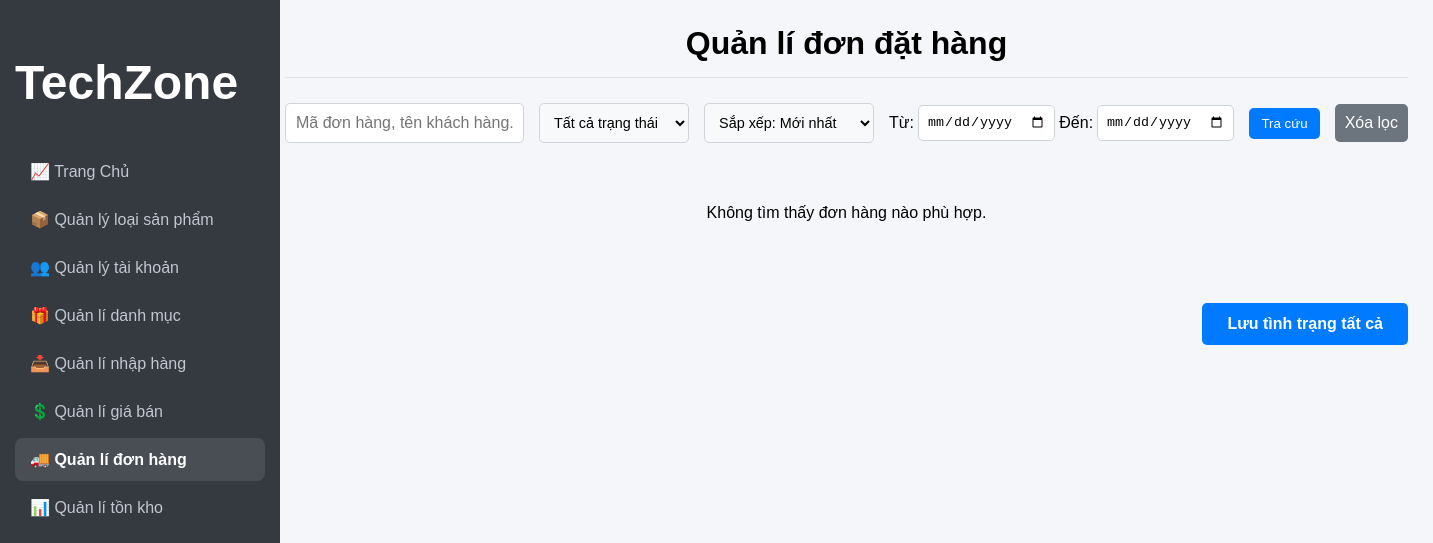
Before: /Admin/quanlidonhang/quanlidonhang.php (signed in) with the older database file.
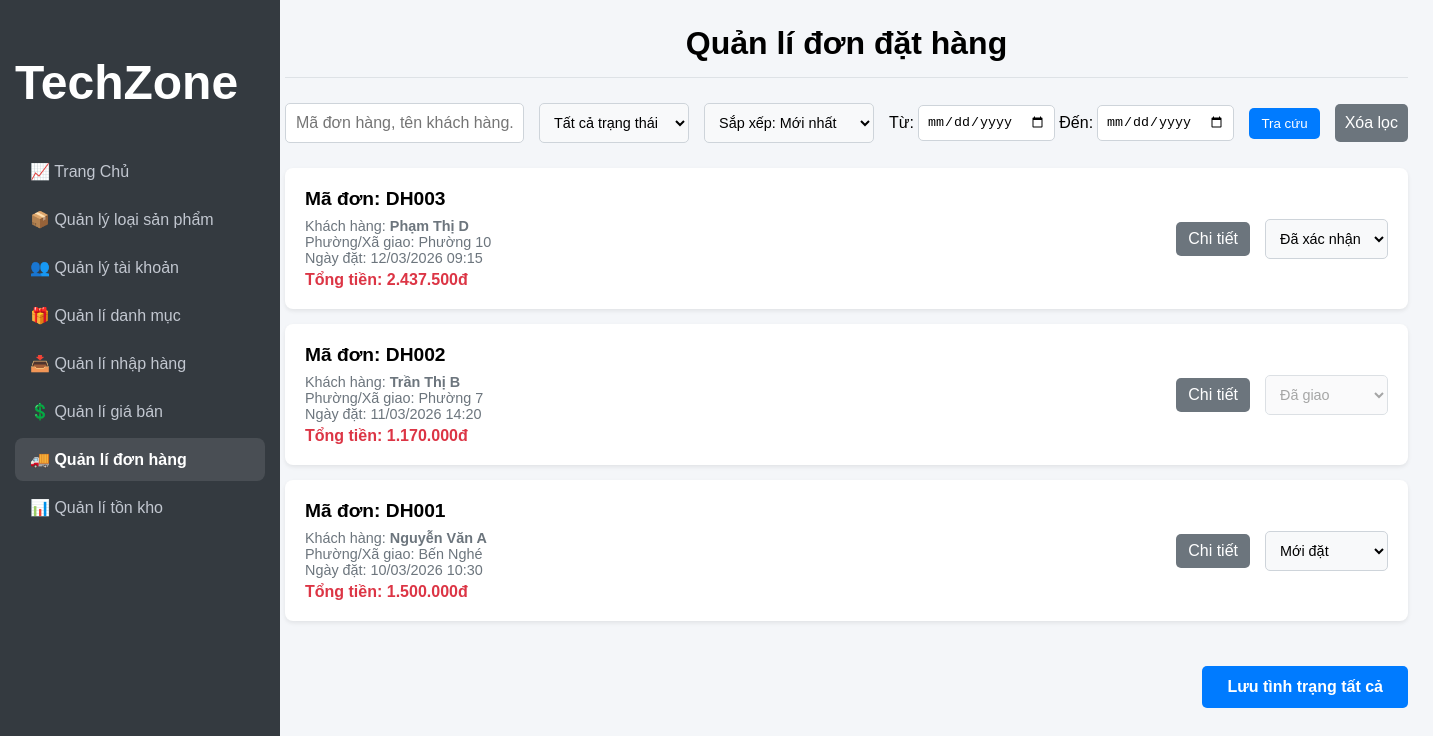
After: the same page with the newer database file.
### tables this page shows
CREATE TABLE `donhang` (
  `MaDH` int(11) NOT NULL,
  `MaTK` int(11) NOT NULL,
  `NgayDat` datetime DEFAULT current_timestamp(),
  `TongTien` decimal(15,2) NOT NULL,
  `PhuongThucThanhToan` varchar(50) NOT NULL,
  `TrangThai` tinyint(1) DEFAULT 0 COMMENT '0: Chưa xử lý, 1: Đã xác nhận, 2: Đã giao, 3: Đã hủy',
  `DiaChiGiaoHang` text NOT NULL COMMENT 'Lưu cứng địa chỉ lúc đặt hàng',
  `PhuongXaGiao` varchar(100) NOT NULL COMMENT 'Tách riêng để Admin dễ lọc'
);

CREATE TABLE `taikhoan` (
  `MaTK` int(11) NOT NULL,
  `Username` varchar(50) NOT NULL,
  `Password` varchar(255) NOT NULL,
  `HoTen` varchar(100) NOT NULL,
  `Email` varchar(100) NOT NULL,
  `Avatar` varchar(255) DEFAULT NULL,
  `SoDienThoai` varchar(20) NOT NULL,
  `VaiTro` tinyint(1) DEFAULT 0 COMMENT '0: Khách hàng, 1: Admin',
  `TrangThai` tinyint(1) DEFAULT 1 COMMENT '0: Bị khóa, 1: Hoạt động'
);

### Admin/quanlidonhang/quanlidonhang.php (the view, shortened to what this page needs)
<?php
require_once '../config.php';
$params = [];
$keyword = $_GET['keyword'] ?? '';
$dateFrom = $_GET['date_from'] ?? '';
$dateTo = $_GET['date_to'] ?? '';
$whereSQL = "";
$orderBy = "ORDER BY d.MaDH DESC";
$sql = "SELECT d.*, t.HoTen
        FROM DonHang d
        JOIN TaiKhoan t ON d.MaTK = t.MaTK
        $whereSQL
        $orderBy";
$stmt = $conn->prepare($sql);
$stmt->execute($params);
$danhSachDonHang = $stmt->fetchAll(PDO::FETCH_ASSOC);
?>
<!DOCTYPE html>
<html lang="vi">
<head>
    <link rel="stylesheet" href="../Style.css">
</head>
<body>
    <div class="container">
        <?php include_once '../sidebar.php'; ?>
        <main class="main-content">
            <div class="page-header">
                <h1 class="page-header-title">Quản lí đơn đặt hàng</h1>
            </div>
            <form method="GET" action="">
                <div class="inventory-filter-bar">
                    <input type="text" name="keyword" value="<?= htmlspecialchars($keyword) ?>" placeholder="Mã đơn hàng, tên khách hàng...">
                    <select name="status" class="status-select" style="width: 150px;">
                        <option value="">Tất cả trạng thái</option>
                    </select>
                    <select name="sort" class="status-select" style="width: 170px;">
                        <option value="">Sắp xếp: Mới nhất</option>
                    </select>
                    <div class="date-range-filter">
                        <label>Từ:</label>
                        <input type="date" name="date_from" value="<?= htmlspecialchars($dateFrom) ?>">
                        <label>Đến:</label>
                        <input type="date" name="date_to" value="<?= htmlspecialchars($dateTo) ?>">
                    </div>
                    <button type="submit" class="btn btn-edit">Tra cứu</button>
                    <a href="quanlidonhang.php" class="btn btn-hide" style="text-decoration: none; padding: 10px;">Xóa lọc</a>
                </div>
            </form>
            <form method="POST" action="">
                <div class="order-list">
                    <?php if (count($danhSachDonHang) > 0): ?>
                        <?php foreach ($danhSachDonHang as $dh): ?>
                            <div class="order-item">
                                <div class="order-details">
                                    <h4>Mã đơn: DH<?= str_pad($dh['MaDH'], 3, '0', STR_PAD_LEFT) ?></h4>
                                    <p>Khách hàng: <strong><?= htmlspecialchars($dh['HoTen']) ?></strong></p>
                                    <p>Phường/Xã giao: <?= htmlspecialchars($dh['PhuongXaGiao']) ?></p>
                                    <p>Ngày đặt: <?= date('d/m/Y H:i', strtotime($dh['NgayDat'])) ?></p>
                                    <p class="order-total">Tổng tiền: <?= number_format($dh['TongTien'], 0, ',', '.') ?>đ</p>
                                </div>
                                <div class="order-actions">
                                    <a href="chi-tiet-don-hang.php?id=<?= $dh['MaDH'] ?>" class="btn btn-view" style="text-decoration:none;">Chi tiết</a>
                                    <select name="trang_thai[<?= $dh['MaDH'] ?>]" class="status-select" <?= $dh['TrangThai'] == 2 || $dh['TrangThai'] == 3 ? 'disabled' : '' ?>>
                                        <option value="0" <?= $dh['TrangThai'] == 0 ? 'selected' : '' ?>>Mới đặt</option>
                                        <option value="1" <?= $dh['TrangThai'] == 1 ? 'selected' : '' ?>>Đã xác nhận</option>
                                        <option value="2" <?= $dh['TrangThai'] == 2 ? 'selected' : '' ?>>Đã giao</option>
                                    </select>
                                </div>
                            </div>
                        <?php endforeach; ?>
                    <?php else: ?>
                        <p style="text-align:center; padding: 20px;">Không tìm thấy đơn hàng nào phù hợp.</p>
                    <?php endif; ?>
                    <div class="form-actions">
                        <button type="submit" name="btn_update_status" class="btn btn-save">Lưu tình trạng tất cả</button>
                    </div>
                </div>
            </form>
        </main>
    </div>
</body>
</html>

### Admin/sidebar.php
<?php
$base_url = str_replace(
    str_replace('\\', '/', $_SERVER['DOCUMENT_ROOT']),
    '',
    str_replace('\\', '/', __DIR__)
) . '/';
$current_page = basename($_SERVER['PHP_SELF']);
?>
<nav class="sidebar">
    <h1 class="logo">TechZone</h1>
    <a href="<?php echo $base_url; ?>Trang-chu.php" class="<?= ($current_page == 'Trang-chu.php') ? 'active' : '' ?>">📈 Trang Chủ</a>
    <a href="<?php echo $base_url; ?>quanlidanhmuc/sanpham.php" class="<?= ($current_page == 'sanpham.php') ? 'active' : '' ?>">📦 Quản lý loại sản phẩm</a>
    <a href="<?php echo $base_url; ?>taikhoan.php" class="<?= ($current_page == 'taikhoan.php') ? 'active' : '' ?>">👥 Quản lý tài khoản</a>
    <a href="<?php echo $base_url; ?>quanlidanhmuc/quanlidanhmuc.php" class="<?= ($current_page == 'quanlidanhmuc.php') ? 'active' : '' ?>">🎁 Quản lí danh mục</a>
    <a href="<?php echo $base_url; ?>quanlinhaphang/quanlinhaphang.php" class="<?= ($current_page == 'quanlinhaphang.php') ? 'active' : '' ?>">📥 Quản lí nhập hàng</a>
    <a href="<?php echo $base_url; ?>quanligiaban/quanligiaban.php" class="<?= ($current_page == 'quanligiaban.php') ? 'active' : '' ?>">💲 Quản lí giá bán</a>
    <a href="<?php echo $base_url; ?>quanlidonhang/quanlidonhang.php" class="<?= ($current_page == 'quanlidonhang.php') ? 'active' : '' ?>">🚚 Quản lí đơn hàng</a>
    <a href="<?php echo $base_url; ?>quanlitonkho/quanlitonkho.php" class="<?= ($current_page == 'quanlitonkho.php') ? 'active' : '' ?>">📊 Quản lí tồn kho</a>
</nav>

### Admin/Style.css (style rules this page uses)
.container { display: flex; min-height: 100vh; }
.logo { font-size: 3rem; color: white; font-weight: bolder; }
.sidebar { width: 250px; background-color: #343a40; padding: 15px; flex-shrink: 0; position: fixed; height: 100vh; top: 0; left: 0; overflow-y: auto; }
.sidebar a { display: block; color: #c2c7d0; text-decoration: none; padding: 12px 15px; margin-bottom: 5px; border-radius: 5px; transition: background-color 0.2s ease-in-out; }
.sidebar a.active { background-color: #007bff; color: white; font-weight: bold; }
.main-content { flex-grow: 1; padding: 25px; margin-left: 260px; }
.main-content h1 { border-bottom: 2px solid #dee2e6; padding-bottom: 10px; }
.btn { padding: 8px 12px; border: none; border-radius: 5px; cursor: pointer; font-weight: 500; transition: opacity 0.2s; text-decoration: none; white-space: nowrap; }
.btn-edit { background-color: #007bff; color: white; }
.btn-hide { background-color: #6c757d; color: white; }
.page-header { display: flex; justify-content: center; align-items: center; margin-bottom: 25px; border-bottom: 1px solid #dee2e6; padding-bottom: 15px; }
.page-header h1 { margin: 0; }
.form-actions { text-align: right; flex-wrap: wrap; margin-top: 30px; gap: 10px; }
.btn-save { background-color: #007bff; color: white; padding: 12px 25px; border: none; border-radius: 5px; font-size: 1rem; font-weight: bold; cursor: pointer; transition: background-color 0.3s; text-decoration: none; }
.btn-view { background-color: #6c757d; color: white; }
.order-list { display: flex; flex-direction: column; gap: 15px; }
.order-item { display: flex; align-items: center; background-color: #ffffff; padding: 20px; border-radius: 8px; box-shadow: 0 2px 4px rgba(0, 0, 0, 0.08); }
.order-details { flex-grow: 1; }
.order-details h4 { margin: 0 0 8px 0; font-size: 1.2rem; }
.order-details p { margin: 0; color: #6c757d; font-size: 0.9rem; }
.order-details .order-total { font-weight: bold; color: #dc3545; font-size: 1rem; margin-top: 5px; }
.order-actions { display: flex; align-items: center; gap: 15px; flex-wrap: wrap; }
.status-select { padding: 10px; border: 1px solid #ced4da; border-radius: 5px; font-size: 0.9rem; font-weight: 500; background-color: #f8f9fa; }
.inventory-filter-bar { display: flex; gap: 15px; margin-bottom: 25px; align-items: center; }
.inventory-filter-bar input[type="text"] { flex-grow: 1; padding: 10px; border: 1px solid #ced4da; border-radius: 5px; font-size: 1rem; }
.inventory-filter-bar .status-select { width: 200px; }
.inventory-filter-bar .btn-edit { flex-shrink: 0; }
.date-range-filter { display: flex; align-items: center; gap: 4px; }
.date-range-filter label { font-weight: 500; }
.date-range-filter input[type="date"] { padding: 8px; border: 1px solid #ced4da; border-radius: 5px; }
.page-header h1.page-header-title { margin: 0; padding-bottom: 0; border-bottom: none; text-align: center; }
.sidebar a.active { background-color: rgba(255, 255, 255, 0.1); border-radius: 8px; color: #ffffff; font-weight: bold; }

Changed rows visible on the page:
added donhang: MaDH "003", MaTK.HoTen "Phạm Thị D", PhuongXaGiao "Phường 10", NgayDat "12/03/2026 09:15", TongTien "2.437.500", TrangThai+MaDH "Đã xác nhận"
added donhang: MaDH "002", MaTK.HoTen "Trần Thị B", PhuongXaGiao "Phường 7", NgayDat "11/03/2026 14:20", TongTien "1.170.000", TrangThai+MaDH "Đã giao"
added donhang: MaDH "001", MaTK.HoTen "Nguyễn Văn A", PhuongXaGiao "Bến Nghé", NgayDat "10/03/2026 10:30", TongTien "1.500.000", TrangThai+MaDH "Mới đặt"
Other visible differences:
text no longer shown: "Không tìm thấy đơn hàng nào phù hợp."
